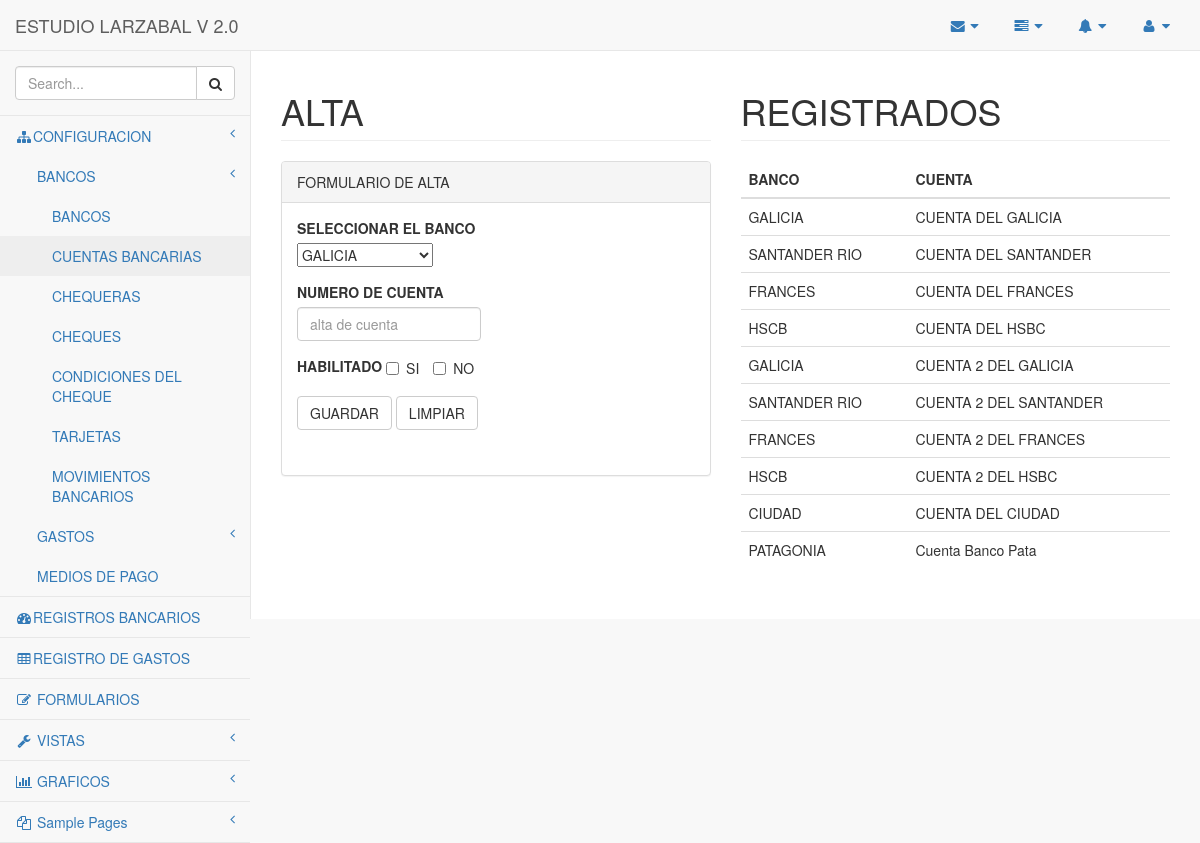
/pages/cuenta_bancaria.php, run on the app's committed database.
### tables this page shows
CREATE TABLE `cuentas_bancaria` (
  `idcuentas_bancaria` int(11) NOT NULL AUTO_INCREMENT,
  `num_cuenta` varchar(45) NOT NULL,
  `banco_id` int(11) NOT NULL,
  `usuario_id` int(11) NOT NULL,
  PRIMARY KEY (`idcuentas_bancaria`),
  UNIQUE KEY `id_cuentas_bancaria_UNIQUE` (`idcuentas_bancaria`),
  UNIQUE KEY `num_cuenta_UNIQUE` (`num_cuenta`),
  KEY `banco_id_idx` (`banco_id`),
  KEY `fk_cuenta_banc_usuario_id_idx` (`usuario_id`),
  CONSTRAINT `banco_id` FOREIGN KEY (`banco_id`) REFERENCES `bancos` (`idbancos`) ON DELETE CASCADE ON UPDATE NO ACTION,
  CONSTRAINT `fk_cuenta_banc_usuario_id` FOREIGN KEY (`usuario_id`) REFERENCES `usuarios` (`idusuarios`) ON DELETE CASCADE ON UPDATE NO ACTION
);

CREATE TABLE `bancos` (
  `idbancos` int(11) NOT NULL AUTO_INCREMENT,
  `banco_nombre` varchar(45) NOT NULL,
  `estado` tinyint(4) DEFAULT '1',
  `usuario_id` int(11) NOT NULL,
  PRIMARY KEY (`idbancos`),
  UNIQUE KEY `idBANCOS_UNIQUE` (`idbancos`),
  UNIQUE KEY `banco_nombre_UNIQUE` (`banco_nombre`),
  KEY `fk_bancos_1_idx` (`usuario_id`),
  CONSTRAINT `fk_bancos_1` FOREIGN KEY (`usuario_id`) REFERENCES `usuarios` (`idusuarios`) ON DELETE CASCADE ON UPDATE NO ACTION
);

### metas/funciones.php (called while the page is built, shortened)
<?php
function conexion(){
  $dsn = 'mysql:host=localhost;dbname=finanzas;charset=utf8mb4;port:3306';
  $conexion_user= 'root';
  $conexion_pass='root';
  try {
    $conexion=new PDO($dsn,$conexion_user,$conexion_pass);
  } catch (PDOException $e) {
    echo "El error de conexion es: ".$e -> getMessage();
  }
  return $conexion;
}
function tabla($tabla){
  $conexion = conexion();
  $sql = "SELECT * FROM $tabla";
  $query2= $conexion->prepare($sql);
  $query2->execute();
  $resultados = $query2->fetchAll(PDO::FETCH_ASSOC);
  return $resultados;
}
function banco_cuenta(){
  $conexion = conexion();
  $sql = "SELECT banco_nombre AS BANCO,num_cuenta AS CUENTA_BANCARIA
          FROM cuentas_bancaria
          JOIN bancos ON banco_id = bancos.idbancos";
  $query2= $conexion->prepare($sql);
  $query2->execute();
  $resultados = $query2->fetchAll(PDO::FETCH_ASSOC);
  return $resultados;
}

### pages/cuenta_bancaria.php (the view, shortened to what this page needs)
<?php
include "../metas/funciones.php";
$resultados =tabla('bancos');
$tabla = banco_cuenta();
 ?>
<!DOCTYPE html>
<html lang="es">
<?php include "meta.php" ?>
<body>
    <div id="wrapper">
      <?php include "nav.php" ?>
        <div id="page-wrapper">
            <div class="row">
                <div class="col-lg-6">
                    <h1 class="page-header">ALTA</h1>
                </div>
                <div class="col-lg-6">
                    <h1 class="page-header">REGISTRADOS</h1>
                </div>
            </div>
            <div class="row">
                <div class="col-lg-6">
                    <div class="panel panel-default">
                        <div class="panel-heading">
                            FORMULARIO DE ALTA
                        </div>
                        <div class="panel-body">
                            <div class="row">
                                <div class="col-lg-6">
                                    <form action="cuenta_bancaria.php" method="post" role="form">
                                      <div class="form-group">
                                          <label>SELECCIONAR EL BANCO</label>
                                          <select class="" name="banco">
                                            <?php foreach ($resultados as $key => $value) {?>
                                              <option value="<?php echo $value['idbancos'] ?>"><?php echo $value['banco_nombre']; ?></option>
                                            <?php } ?>
                                          </select>
                                      </div>
                                        <div class="form-group">
                                            <label>NUMERO DE CUENTA</label>
                                            <input name="cuenta" class="form-control" placeholder="alta de cuenta">
                                        </div>
                                        <div class="form-group">
                                            <label>HABILITADO</label>
                                            <label class="checkbox-inline">
                                                <input type="checkbox">SI
                                            </label>
                                            <label class="checkbox-inline">
                                                <input type="checkbox">NO
                                            </label>
                                        </div>
                                        <button type="submit" value="" class="btn btn-default">GUARDAR</button>
                                        <button type="reset" value="" class="btn btn-default">LIMPIAR</button>
                                        <br/>
                                        <?php if (isset($errores['error'])){?><p class="panel panel-red"> <?php echo $errores['error'];}else{ echo "";} ?> <br/></p>
                                    </form>
                                </div>
                            </div>
                        </div>
                    </div>
                </div>
                <div class="col-lg-6">
                    <table class="table">
                      <thead>
                        <tr>
                          <th>BANCO</th>
                          <th>CUENTA</th>
                        </tr>
                      </thead>
                      <tbody>
                        <?php foreach ($tabla as $key => $value) {?>
                        <tr>
                          <td><?php echo $value['BANCO']; ?></td>
                          <td><?php echo $value['CUENTA_BANCARIA'];?></td>
                        </tr>
                        <?php } ?>
                      </tbody>
                    </table>
                </div>
            </div>
        </div>
    </div>
  <?php include "pie.php" ?>

### pages/meta.php (shortened to what this page needs)
<head>
    <link href="../vendor/bootstrap/css/bootstrap.min.css" rel="stylesheet">
    <link href="../vendor/metisMenu/metisMenu.min.css" rel="stylesheet">
    <link href="../dist/css/sb-admin-2.css" rel="stylesheet">
    <link href="../vendor/morrisjs/morris.css" rel="stylesheet">
    <link href="../vendor/font-awesome/css/font-awesome.min.css" rel="stylesheet" type="text/css">
</head>

### pages/nav.php (shortened to what this page needs)
<?php include "meta.php" ?>
<nav class="navbar navbar-default navbar-static-top" role="navigation" style="margin-bottom: 0">
    <div class="navbar-header">
        <a class="navbar-brand" href="index.php">ESTUDIO LARZABAL V 2.0</a>
    </div>
    <ul class="nav navbar-top-links navbar-right">
        <li class="dropdown">
            <a class="dropdown-toggle" data-toggle="dropdown" href="#">
                <i class="fa fa-envelope fa-fw"></i> <i class="fa fa-caret-down"></i>
            </a>
        </li>
        <li class="dropdown">
            <a class="dropdown-toggle" data-toggle="dropdown" href="#">
                <i class="fa fa-tasks fa-fw"></i> <i class="fa fa-caret-down"></i>
            </a>
        </li>
        <li class="dropdown">
            <a class="dropdown-toggle" data-toggle="dropdown" href="#">
                <i class="fa fa-bell fa-fw"></i> <i class="fa fa-caret-down"></i>
            </a>
        </li>
        <li class="dropdown">
            <a class="dropdown-toggle" data-toggle="dropdown" href="#">
                <i class="fa fa-user fa-fw"></i> <i class="fa fa-caret-down"></i>
            </a>
        </li>
    </ul>
    <div class="navbar-default sidebar" role="navigation">
        <div class="sidebar-nav navbar-collapse">
            <ul class="nav" id="side-menu">
                <li class="sidebar-search">
                    <div class="input-group custom-search-form">
                        <input type="text" class="form-control" placeholder="Search...">
                        <span class="input-group-btn">
                        <button class="btn btn-default" type="button">
                            <i class="fa fa-search"></i>
                        </button>
                    </span>
                    </div>
                </li>
                <li>
                    <a href="#"><i class="fa fa-sitemap fa-fw"></i>CONFIGURACION<span class="fa arrow"></span></a>
                    <ul class="nav nav-second-level">
                      <li>
                          <a href="#">BANCOS<span class="fa arrow"></span></a>
                          <ul class="nav nav-third-level">
                              <li>
                                  <a href="bancos.php">BANCOS</a>
                              </li>
                              <li>
                                  <a href="cuenta_bancaria.php">CUENTAS BANCARIAS</a>
                              </li>
                              <li>
                                  <a href="chequera.php">CHEQUERAS</a>
                              </li>
                              <li>
                                  <a href="cheque.php">CHEQUES</a>
                              </li>
                              <li>
                                  <a href="#">CONDICIONES DEL CHEQUE</a>
                              </li>
                              <li>
                                  <a href="tarjetas.php">TARJETAS</a>
                              </li>
                              <li>
                                  <a href="movimientos_bancarios.php">MOVIMIENTOS BANCARIOS</a>
                              </li>
                          </ul>
                      </li>
                      <li>
                          <a href="#">GASTOS<span class="fa arrow"></span></a>
                      </li>
                        <li>
                            <a href="#">MEDIOS DE PAGO</a>
                        </li>
                    </ul>
                </li>
                <li>
                    <a href="index.php"><i class="fa fa-dashboard fa-fw"></i>REGISTROS BANCARIOS</a>
                </li>
                <li>
                    <a href="registro_gastos.php"><i class="fa fa-table fa-fw"></i>REGISTRO DE GASTOS</a>
                </li>
                <li>
                    <a href="forms.php"><i class="fa fa-edit fa-fw"></i> FORMULARIOS</a>
                </li>
                <li>
                    <a href="#"><i class="fa fa-wrench fa-fw"></i> VISTAS<span class="fa arrow"></span></a>
                </li>
                <li>
                    <a href="#"><i class="fa fa-bar-chart-o fa-fw"></i> GRAFICOS<span class="fa arrow"></span></a>
                </li>
                <li>
                    <a href="#"><i class="fa fa-files-o fa-fw"></i> Sample Pages<span class="fa arrow"></span></a>
                </li>
            </ul>
        </div>
    </div>
</nav>

### pages/pie.php (shortened to what this page needs)
</body>
</html>

### data on the page
cuentas_bancaria: banco.banco_nombre "GALICIA", num_cuenta "CUENTA DEL GALICIA"
cuentas_bancaria: banco.banco_nombre "SANTANDER RIO", num_cuenta "CUENTA DEL SANTANDER"
cuentas_bancaria: banco.banco_nombre "FRANCES", num_cuenta "CUENTA DEL FRANCES"
cuentas_bancaria: banco.banco_nombre "HSCB", num_cuenta "CUENTA DEL HSBC"
cuentas_bancaria: banco.banco_nombre "GALICIA", num_cuenta "CUENTA 2 DEL GALICIA"
cuentas_bancaria: banco.banco_nombre "SANTANDER RIO", num_cuenta "CUENTA 2 DEL SANTANDER"
cuentas_bancaria: banco.banco_nombre "FRANCES", num_cuenta "CUENTA 2 DEL FRANCES"
cuentas_bancaria: banco.banco_nombre "HSCB", num_cuenta "CUENTA 2 DEL HSBC"
cuentas_bancaria: banco.banco_nombre "CIUDAD", num_cuenta "CUENTA DEL CIUDAD"
cuentas_bancaria: banco.banco_nombre "PATAGONIA", num_cuenta "Cuenta Banco Pata"

### other printed values
form field banco "GALICIA"
